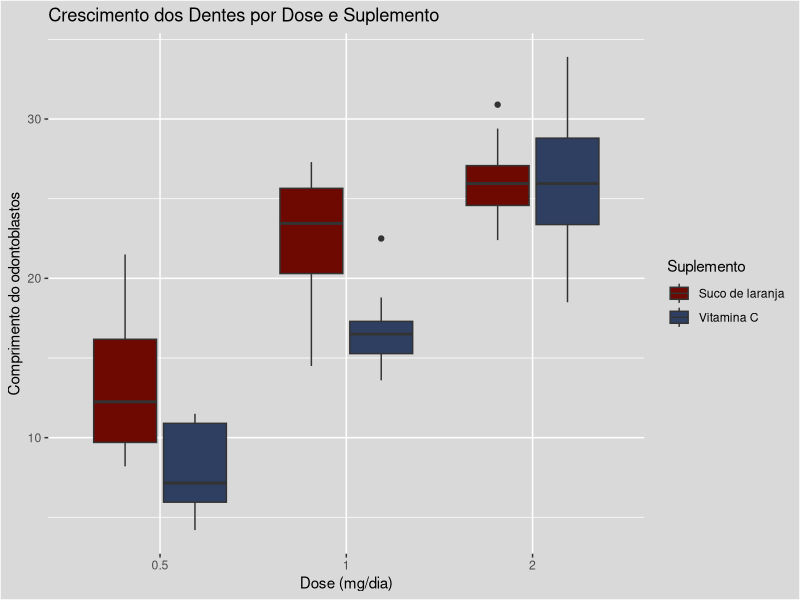

Write the R code that produced this figure.
## ---- chunk 1
# Carregar pacote

library(ggplot2) # Gráficos
library(tidyverse) # Estrutura dos dados

# Carregar dados

data("ToothGrowth")
head(ToothGrowth)

# Resumo estatístico

summary(ToothGrowth)

# Verificar estrutura

glimpse(ToothGrowth)
## ---- chunk 2
ggplot(ToothGrowth, aes(x = factor(dose), 
                        y = len, fill = supp)) +
  geom_boxplot() +
  labs(title = "Crescimento dos Dentes por Dose e Suplemento",
       x = "Dose (mg/dia)", y = "Comprimento do odontoblastos") +
  scale_fill_manual(values = c("#6E0902", "#2E3F62"),
                    name = "Suplemento",
                    breaks = c("OJ", "VC"),
                    labels = c("Suco de laranja", "Vitamina C")) +
  theme(plot.background = element_rect(fill = "gray85"),
        panel.background = element_rect(fill = "gray85"),
        legend.background = element_rect(fill = "gray85"))
## ---- chunk 3
# Ajustar o modelo ANOVA

modelo_anova <- aov(len ~ supp * factor(dose), data = ToothGrowth)

# Ver os resultados

summary(modelo_anova)
## ---- chunk 4
TukeyHSD(modelo_anova)
